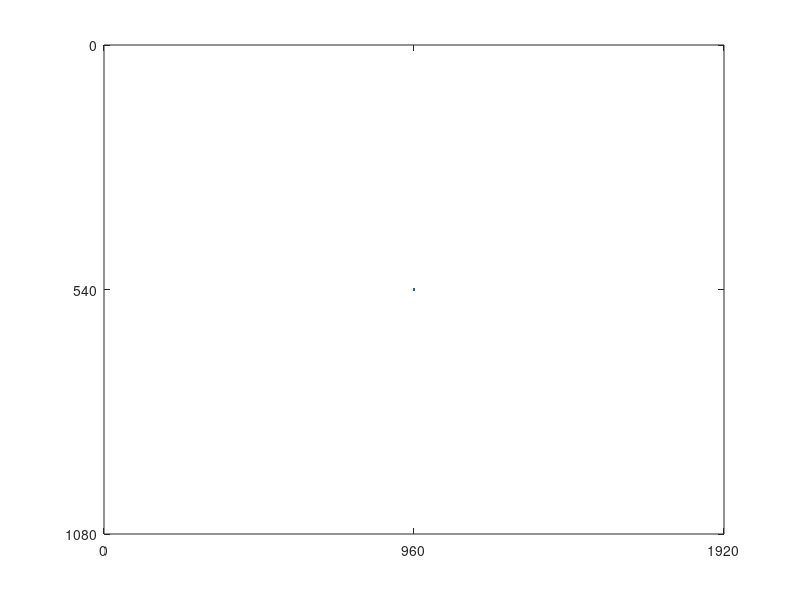

The MATLAB source for this figure: (Note: this script raises an error after producing the figure.)
%%% Conclusion: python resample function (scipy.resample) creates backward
%%% ripple-like behaviors, not ideal for upsampling the timestamps. Use
%%% matlab resample function instead. 

%%% Matlab resample function ended up with the same problem. Interpolation
%%% fucntion turns out to be a good solution (not working in the end of the sequence.) 


% Read output from Gather_detection_results.ipynb 
% and generate verification figures of gaze timing

cd('<path_to_processed_data>\Eye_tracking_videos\All_vars')

% f = dir('N01*.mat');
f = dir('D05*upsample*.mat');
for i=1:length(f)
    load(fullfile(f(1).folder,f(i).name))
    % t_gaze_on_2 = timestamps(find(gaze_in_box_2==1));
    t_gaze_on_2 = timestamps_up(find(gaze_in_box_2==1));
    figure; plot(t_gaze_on_2,'o-')
    title('Timing of gaze on the obstacle')
    ylabel('Time (s)')
    xlabel('Count of gaze')
    saveas(gcf,[Condition,'_upsample_screening.png'])
end


%
figure
for frame_num = 1000:2000
    plot(960,-540)
    set(gca,'xlim',[0 1920],'ylim',[-1080 0],'xtick',[0 960 1920],'ytick',[-1080 -540 0],'YTickLabel',[1080 540 0])

    %frame_num = 81;
    v0 = [box_0(frame_num,1)-box_0(frame_num,3)/2 box_0(frame_num,1)+box_0(frame_num,3)/2 box_0(frame_num,1)+box_0(frame_num,3)/2 box_0(frame_num,1)-box_0(frame_num,3)/2 ;...
        box_0(frame_num,2)-box_0(frame_num,4)/2 box_0(frame_num,2)-box_0(frame_num,4)/2 box_0(frame_num,2)+box_0(frame_num,4)/2 box_0(frame_num,2)+box_0(frame_num,4)/2];
    v0 = v0' .* [1 -1];
    v1 = [box_1(frame_num,1)-box_1(frame_num,3)/2 box_1(frame_num,1)+box_1(frame_num,3)/2 box_1(frame_num,1)+box_1(frame_num,3)/2 box_1(frame_num,1)-box_1(frame_num,3)/2 ;...
        box_1(frame_num,2)-box_1(frame_num,4)/2 box_1(frame_num,2)-box_1(frame_num,4)/2 box_1(frame_num,2)+box_1(frame_num,4)/2 box_1(frame_num,2)+box_1(frame_num,4)/2];
    v1 = v1' .* [1 -1];
    v2 = [box_2(frame_num,1)-box_2(frame_num,3)/2 box_2(frame_num,1)+box_2(frame_num,3)/2 box_2(frame_num,1)+box_2(frame_num,3)/2 box_2(frame_num,1)-box_2(frame_num,3)/2 ;...
        box_2(frame_num,2)-box_2(frame_num,4)/2 box_2(frame_num,2)-box_2(frame_num,4)/2 box_2(frame_num,2)+box_2(frame_num,4)/2 box_2(frame_num,2)+box_2(frame_num,4)/2];
    v2 = v2' .* [1 -1];
    v2m = [box_2_multi(frame_num,1)-box_2_multi(frame_num,3)/2 box_2_multi(frame_num,1)+box_2_multi(frame_num,3)/2 box_2_multi(frame_num,1)+box_2_multi(frame_num,3)/2 box_2_multi(frame_num,1)-box_2_multi(frame_num,3)/2 ;...
        box_2_multi(frame_num,2)-box_2_multi(frame_num,4)/2 box_2_multi(frame_num,2)-box_2_multi(frame_num,4)/2 box_2_multi(frame_num,2)+box_2_multi(frame_num,4)/2 box_2_multi(frame_num,2)+box_2_multi(frame_num,4)/2];
    v2m = v2m' .* [1 -1];
    f = [1 2 3 4];
    patch('Faces',f,'Vertices',v0,'FaceColor','None','EdgeColor','Green')
    patch('Faces',f,'Vertices',v1,'FaceColor','None','EdgeColor','Yellow')
    patch('Faces',f,'Vertices',v2,'FaceColor','None','EdgeColor','Blue')
    patch('Faces',f,'Vertices',v2m,'FaceColor','None','EdgeColor','Blue')
    hold on;
    scatter(gaze_x_px(frame_num),-gaze_y_px(frame_num),'ro')
    hold off;
    pause(0.025)
end

% upsampled data
figure
for frame_num = 4000:8000
    plot(960,-540)
    set(gca,'xlim',[0 1920],'ylim',[-1080 0],'xtick',[0 960 1920],'ytick',[-1080 -540 0],'YTickLabel',[1080 540 0])

    %frame_num = 81;
    v0 = [box_0_up(frame_num,1)-box_0_up(frame_num,3)/2 box_0_up(frame_num,1)+box_0_up(frame_num,3)/2 box_0_up(frame_num,1)+box_0_up(frame_num,3)/2 box_0_up(frame_num,1)-box_0_up(frame_num,3)/2 ;...
        box_0_up(frame_num,2)-box_0_up(frame_num,4)/2 box_0_up(frame_num,2)-box_0_up(frame_num,4)/2 box_0_up(frame_num,2)+box_0_up(frame_num,4)/2 box_0_up(frame_num,2)+box_0_up(frame_num,4)/2];
    v0 = v0' .* [1 -1];
    v1 = [box_1_up(frame_num,1)-box_1_up(frame_num,3)/2 box_1_up(frame_num,1)+box_1_up(frame_num,3)/2 box_1_up(frame_num,1)+box_1_up(frame_num,3)/2 box_1_up(frame_num,1)-box_1_up(frame_num,3)/2 ;...
        box_1_up(frame_num,2)-box_1_up(frame_num,4)/2 box_1_up(frame_num,2)-box_1_up(frame_num,4)/2 box_1_up(frame_num,2)+box_1_up(frame_num,4)/2 box_1_up(frame_num,2)+box_1_up(frame_num,4)/2];
    v1 = v1' .* [1 -1];
    v2 = [box_2_up(frame_num,1)-box_2_up(frame_num,3)/2 box_2_up(frame_num,1)+box_2_up(frame_num,3)/2 box_2_up(frame_num,1)+box_2_up(frame_num,3)/2 box_2_up(frame_num,1)-box_2_up(frame_num,3)/2 ;...
        box_2_up(frame_num,2)-box_2_up(frame_num,4)/2 box_2_up(frame_num,2)-box_2_up(frame_num,4)/2 box_2_up(frame_num,2)+box_2_up(frame_num,4)/2 box_2_up(frame_num,2)+box_2_up(frame_num,4)/2];
    v2 = v2' .* [1 -1];
    v2m = [box_2_multi_up(frame_num,1)-box_2_multi_up(frame_num,3)/2 box_2_multi_up(frame_num,1)+box_2_multi_up(frame_num,3)/2 box_2_multi_up(frame_num,1)+box_2_multi_up(frame_num,3)/2 box_2_multi_up(frame_num,1)-box_2_multi_up(frame_num,3)/2 ;...
        box_2_multi_up(frame_num,2)-box_2_multi_up(frame_num,4)/2 box_2_multi_up(frame_num,2)-box_2_multi_up(frame_num,4)/2 box_2_multi_up(frame_num,2)+box_2_multi_up(frame_num,4)/2 box_2_multi_up(frame_num,2)+box_2_multi_up(frame_num,4)/2];
    v2m = v2m' .* [1 -1];
    f = [1 2 3 4];
    patch('Faces',f,'Vertices',v0,'FaceColor','None','EdgeColor','Green')
    patch('Faces',f,'Vertices',v1,'FaceColor','None','EdgeColor','Yellow')
    patch('Faces',f,'Vertices',v2,'FaceColor','None','EdgeColor','Blue')
    patch('Faces',f,'Vertices',v2m,'FaceColor','None','EdgeColor','Blue')
    hold on;
    scatter(gaze_x_px(frame_num),-gaze_y_px(frame_num),'ro')
    hold off;
    pause(0.005)
end

%
v = VideoWriter("D10_15ms_10x_original.avi");
open(v)
figure
for frame_num = 1:length(box_0)
    plot(960,-540)
    set(gca,'xlim',[0 1920],'ylim',[-1080 0],'xtick',[0 960 1920],'ytick',[-1080 -540 0],'YTickLabel',[1080 540 0])

    %frame_num = 81;
    v0 = [box_0(frame_num,1)-box_0(frame_num,3)/2 box_0(frame_num,1)+box_0(frame_num,3)/2 box_0(frame_num,1)+box_0(frame_num,3)/2 box_0(frame_num,1)-box_0(frame_num,3)/2 ;...
        box_0(frame_num,2)-box_0(frame_num,4)/2 box_0(frame_num,2)-box_0(frame_num,4)/2 box_0(frame_num,2)+box_0(frame_num,4)/2 box_0(frame_num,2)+box_0(frame_num,4)/2];
    v0 = v0' .* [1 -1];
    v1 = [box_1(frame_num,1)-box_1(frame_num,3)/2 box_1(frame_num,1)+box_1(frame_num,3)/2 box_1(frame_num,1)+box_1(frame_num,3)/2 box_1(frame_num,1)-box_1(frame_num,3)/2 ;...
        box_1(frame_num,2)-box_1(frame_num,4)/2 box_1(frame_num,2)-box_1(frame_num,4)/2 box_1(frame_num,2)+box_1(frame_num,4)/2 box_1(frame_num,2)+box_1(frame_num,4)/2];
    v1 = v1' .* [1 -1];
    v2 = [box_2(frame_num,1)-box_2(frame_num,3)/2 box_2(frame_num,1)+box_2(frame_num,3)/2 box_2(frame_num,1)+box_2(frame_num,3)/2 box_2(frame_num,1)-box_2(frame_num,3)/2 ;...
        box_2(frame_num,2)-box_2(frame_num,4)/2 box_2(frame_num,2)-box_2(frame_num,4)/2 box_2(frame_num,2)+box_2(frame_num,4)/2 box_2(frame_num,2)+box_2(frame_num,4)/2];
    v2 = v2' .* [1 -1];
    v2m = [box_2_multi(frame_num,1)-box_2_multi(frame_num,3)/2 box_2_multi(frame_num,1)+box_2_multi(frame_num,3)/2 box_2_multi(frame_num,1)+box_2_multi(frame_num,3)/2 box_2_multi(frame_num,1)-box_2_multi(frame_num,3)/2 ;...
        box_2_multi(frame_num,2)-box_2_multi(frame_num,4)/2 box_2_multi(frame_num,2)-box_2_multi(frame_num,4)/2 box_2_multi(frame_num,2)+box_2_multi(frame_num,4)/2 box_2_multi(frame_num,2)+box_2_multi(frame_num,4)/2];
    v2m = v2m' .* [1 -1];
    f = [1 2 3 4];
    patch('Faces',f,'Vertices',v0,'FaceColor','None','EdgeColor','Green')
    patch('Faces',f,'Vertices',v1,'FaceColor','None','EdgeColor','Yellow')
    patch('Faces',f,'Vertices',v2,'FaceColor','None','EdgeColor','Blue')
    patch('Faces',f,'Vertices',v2m,'FaceColor','None','EdgeColor','Blue')
    hold on;
    scatter(gaze_x_px(frame_num),-gaze_y_px(frame_num),'ro')
    hold off;
    frame = getframe(gcf);
    writeVideo(v,frame)
end
close(v)

% upsampled data
v = VideoWriter("D10_15ms_10x_upsampled.avi");
open(v)
figure
for frame_num = 1:length(box_0_up)
    plot(960,-540)
    set(gca,'xlim',[0 1920],'ylim',[-1080 0],'xtick',[0 960 1920],'ytick',[-1080 -540 0],'YTickLabel',[1080 540 0])

    %frame_num = 81;
    v0 = [box_0_up(frame_num,1)-box_0_up(frame_num,3)/2 box_0_up(frame_num,1)+box_0_up(frame_num,3)/2 box_0_up(frame_num,1)+box_0_up(frame_num,3)/2 box_0_up(frame_num,1)-box_0_up(frame_num,3)/2 ;...
        box_0_up(frame_num,2)-box_0_up(frame_num,4)/2 box_0_up(frame_num,2)-box_0_up(frame_num,4)/2 box_0_up(frame_num,2)+box_0_up(frame_num,4)/2 box_0_up(frame_num,2)+box_0_up(frame_num,4)/2];
    v0 = v0' .* [1 -1];
    v1 = [box_1_up(frame_num,1)-box_1_up(frame_num,3)/2 box_1_up(frame_num,1)+box_1_up(frame_num,3)/2 box_1_up(frame_num,1)+box_1_up(frame_num,3)/2 box_1_up(frame_num,1)-box_1_up(frame_num,3)/2 ;...
        box_1_up(frame_num,2)-box_1_up(frame_num,4)/2 box_1_up(frame_num,2)-box_1_up(frame_num,4)/2 box_1_up(frame_num,2)+box_1_up(frame_num,4)/2 box_1_up(frame_num,2)+box_1_up(frame_num,4)/2];
    v1 = v1' .* [1 -1];
    v2 = [box_2_up(frame_num,1)-box_2_up(frame_num,3)/2 box_2_up(frame_num,1)+box_2_up(frame_num,3)/2 box_2_up(frame_num,1)+box_2_up(frame_num,3)/2 box_2_up(frame_num,1)-box_2_up(frame_num,3)/2 ;...
        box_2_up(frame_num,2)-box_2_up(frame_num,4)/2 box_2_up(frame_num,2)-box_2_up(frame_num,4)/2 box_2_up(frame_num,2)+box_2_up(frame_num,4)/2 box_2_up(frame_num,2)+box_2_up(frame_num,4)/2];
    v2 = v2' .* [1 -1];
    v2m = [box_2_multi_up(frame_num,1)-box_2_multi_up(frame_num,3)/2 box_2_multi_up(frame_num,1)+box_2_multi_up(frame_num,3)/2 box_2_multi_up(frame_num,1)+box_2_multi_up(frame_num,3)/2 box_2_multi_up(frame_num,1)-box_2_multi_up(frame_num,3)/2 ;...
        box_2_multi_up(frame_num,2)-box_2_multi_up(frame_num,4)/2 box_2_multi_up(frame_num,2)-box_2_multi_up(frame_num,4)/2 box_2_multi_up(frame_num,2)+box_2_multi_up(frame_num,4)/2 box_2_multi_up(frame_num,2)+box_2_multi_up(frame_num,4)/2];
    v2m = v2m' .* [1 -1];
    f = [1 2 3 4];
    patch('Faces',f,'Vertices',v0,'FaceColor','None','EdgeColor','Green')
    patch('Faces',f,'Vertices',v1,'FaceColor','None','EdgeColor','Yellow')
    patch('Faces',f,'Vertices',v2,'FaceColor','None','EdgeColor','Blue')
    patch('Faces',f,'Vertices',v2m,'FaceColor','None','EdgeColor','Blue')
    hold on;
    scatter(gaze_x_px(frame_num),-gaze_y_px(frame_num),'ro')
    hold off;
    frame = getframe(gcf);
    writeVideo(v,frame)
end
close(v)
